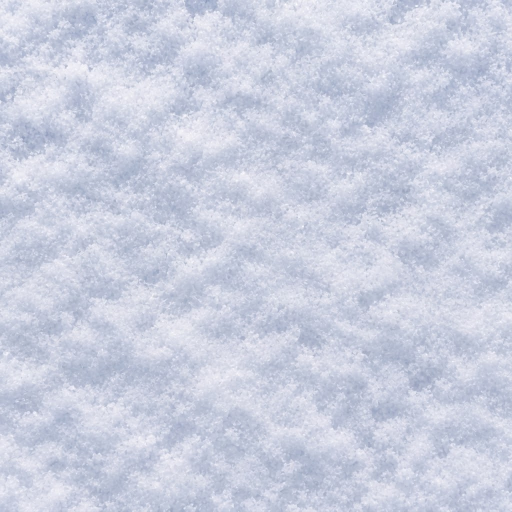
#> input picture minecraft/snow-reference/snow-normal.jpg, 1024 x 1024 px, found by its file name (shown at 1/2 size)
$ python prepare_snow_normal.py
#> lines starting #> are read from the running program, lines starting #| are printed output that depends on the picture
### minecraft/tools/prepare_cobblestone.py
#!/usr/bin/env python3
"""Prepare a repeating 512px cobblestone tile from a supplied photograph.

Usage from the repository root:
    python minecraft/tools/prepare_cobblestone.py path/to/normal.jpg
    python minecraft/tools/prepare_cobblestone.py path/to/mossy.jpg --mossy
Requires Pillow. Source photos are supplied separately and are not in the pack.
"""
import argparse
from pathlib import Path

from PIL import Image, ImageOps

SIZE = 512
OVERLAP = 48
BLOCKS = Path('minecraft/realistic-dirt/textures/blocks')


def blend_amount(distance):
    # Half of the opposite side at the seam; gently vanish toward the interior.
    t = 1.0 - distance / OVERLAP
    return 0.5 * t * t * (3 - 2 * t)


def prepare(source):
    image = ImageOps.exif_transpose(Image.open(source)).convert('RGB')
#> image is the input picture: PIL image 1024x1024 RGB; mean R, G, B 202.4, 207.1, 223.9
    # Square crop, then retain a margin for actual overlapping detail instead
    # of reflecting the edge: the two halves meet at the same source position.
    extent = SIZE + 2 * OVERLAP
    image = ImageOps.fit(image, (extent, extent), Image.Resampling.LANCZOS)
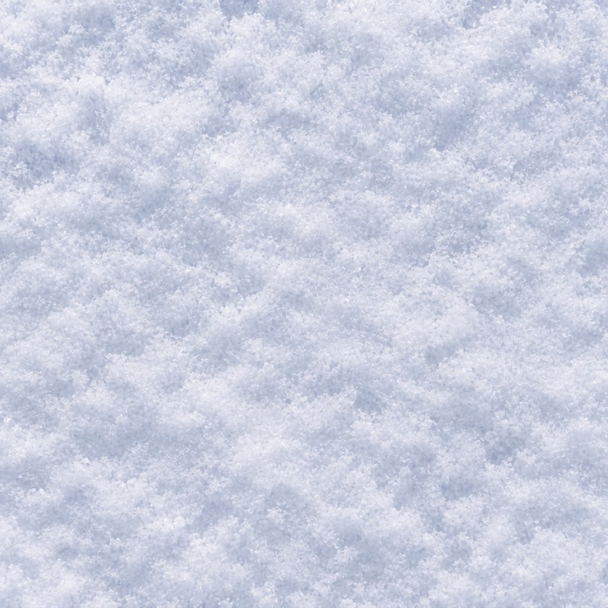
#> image: PIL image 608x608 RGB; mean R, G, B 202.4, 207.1, 223.9
    horizontal = image.crop((OVERLAP, 0, OVERLAP + SIZE, extent))
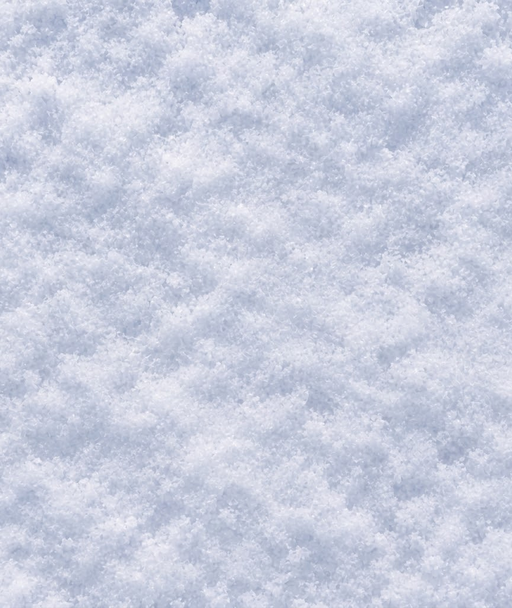
#> horizontal: PIL image 512x608 RGB; mean R, G, B 202.2, 206.9, 223.7
    for d in range(OVERLAP):
        alpha = blend_amount(d)
        for x, offset in ((d, SIZE), (SIZE - 1 - d, -SIZE)):
            source_x = x + OVERLAP
            original = image.crop((source_x, 0, source_x + 1, extent))
            opposite = image.crop((source_x + offset, 0, source_x + offset + 1, extent))
            horizontal.paste(Image.blend(original, opposite, alpha), (x, 0))
    result = horizontal.crop((0, OVERLAP, SIZE, OVERLAP + SIZE))
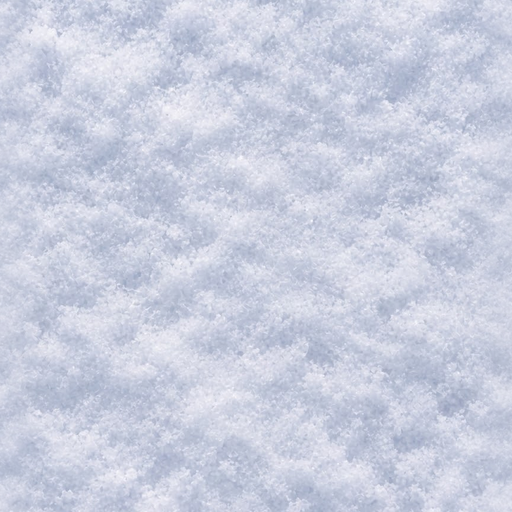
#> result: PIL image 512x512 RGB; mean R, G, B 202.1, 206.8, 223.5
    for d in range(OVERLAP):
        alpha = blend_amount(d)
        for y, offset in ((d, SIZE), (SIZE - 1 - d, -SIZE)):
            source_y = y + OVERLAP
            original = horizontal.crop((0, source_y, SIZE, source_y + 1))
            opposite = horizontal.crop((0, source_y + offset, SIZE, source_y + offset + 1))
            result.paste(Image.blend(original, opposite, alpha), (0, y))
    return result


# [10 lines left out: function main, not called in this run]


# [2 lines that do not run on import are left out]

### minecraft/tools/prepare_mud_concrete.py
#!/usr/bin/env python3
"""Prepare the user-provided mud and concrete photos (requires Pillow).

Run from the repository root. Keep the staggered brick pattern intact; only a
narrow edge strip is blended. The concrete gets a wider, organic photo wrap.
"""
from pathlib import Path
from PIL import Image, ImageOps
from prepare_cobblestone import prepare

ROOT=Path('minecraft')
REF=ROOT/'mud-concrete-reference'
BLOCKS=ROOT/'realistic-dirt/textures/blocks'
SIZE=512


def match_edges(img, width):
    # Matching opposite pixels at the seam while retaining the photograph's
    # natural pattern and relief. Only a narrow strip is touched.
#> called with width = 4
    for d in range(width):
        t=1-d/width
        a=.5*t*t*(3-2*t)
        left=img.crop((d,0,d+1,SIZE)); right=img.crop((SIZE-1-d,0,SIZE-d,SIZE))
        img.paste(Image.blend(left,right,a),(d,0))
        img.paste(Image.blend(right,left,a),(SIZE-1-d,0))
#> this loop made 4 passes
#> (t, a) on passes 1 to 4: (1, 0.5), (0.75, 0.422), (0.5, 0.25), (0.25, 0.0781)
    for d in range(width):
        t=1-d/width
        a=.5*t*t*(3-2*t)
        top=img.crop((0,d,SIZE,d+1)); bottom=img.crop((0,SIZE-1-d,SIZE,SIZE-d))
        img.paste(Image.blend(top,bottom,a),(0,d))
        img.paste(Image.blend(bottom,top,a),(0,SIZE-1-d))
    return img


# [13 lines left out: functions brick_tile, main, not called in this run]

# [1 lines that do not run on import are left out]

### minecraft/tools/prepare_snow_normal.py
#!/usr/bin/env python3
"""Prepare the user's ordinary-snow photo for top, sides and bottom.

Requires Pillow; run from the repository root. Four rotations of the same
512px tile provide the existing atlas variations. Their edges match exactly,
although game filtering and block-face rotations still require in-game testing.
Powder snow and footprint overlays are deliberately untouched.
"""
from pathlib import Path
from PIL import Image
from prepare_cobblestone import prepare
from prepare_mud_concrete import match_edges

SOURCE = Path('minecraft/snow-reference/snow-normal.jpg')
BLOCKS = Path('minecraft/realistic-dirt/textures/blocks')


def main():
    tile = match_edges(prepare(SOURCE), 4)
    variants = [tile, tile.transpose(Image.Transpose.ROTATE_90),
                tile.transpose(Image.Transpose.ROTATE_180),
                tile.transpose(Image.Transpose.ROTATE_270)]
    for material in ('snow', 'realistic_snow_top'):
        for i, image in enumerate(variants):
            name = material if i == 0 else f'{material}_variant_{i}'
            image.save(BLOCKS / f'{name}.png', optimize=True)
        # Build-only alias required by verify_pack.py.
        (BLOCKS / f'{material}_variant_0.png').write_bytes((BLOCKS / f'{material}.png').read_bytes())
#> this loop made 2 passes
#> pass 1, in main, `image.save(BLOCKS / f'{name}.png', optimize=True)`:
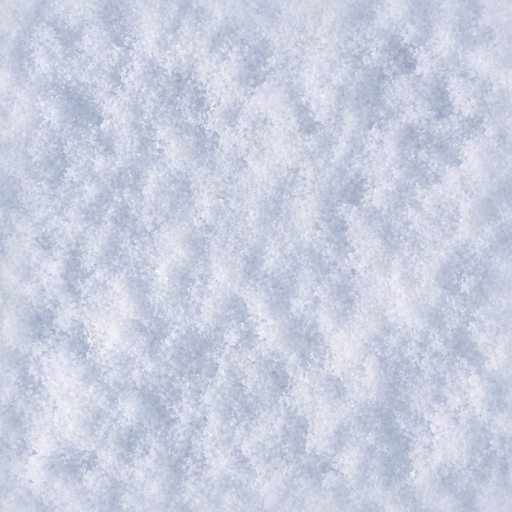
#> saved as snow_variant_1.png: PIL image 512x512 RGB; mean R, G, B 202, 206.7, 223.4
#> pass 1, in main, `image.save(BLOCKS / f'{name}.png', optimize=True)`:
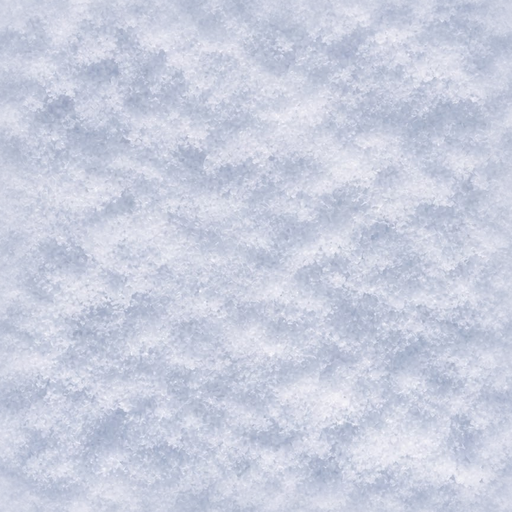
#> saved as snow_variant_2.png: PIL image 512x512 RGB; mean R, G, B 202, 206.7, 223.4
#> pass 1, in main, `image.save(BLOCKS / f'{name}.png', optimize=True)`:
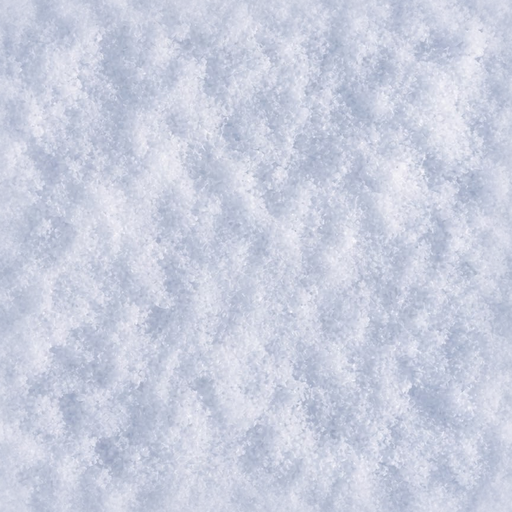
#> saved as snow_variant_3.png: PIL image 512x512 RGB; mean R, G, B 202, 206.7, 223.4
    print('Prepared 4 ordinary-snow variants for top and sides; powder snow unchanged.')

if __name__ == '__main__':
    main()
